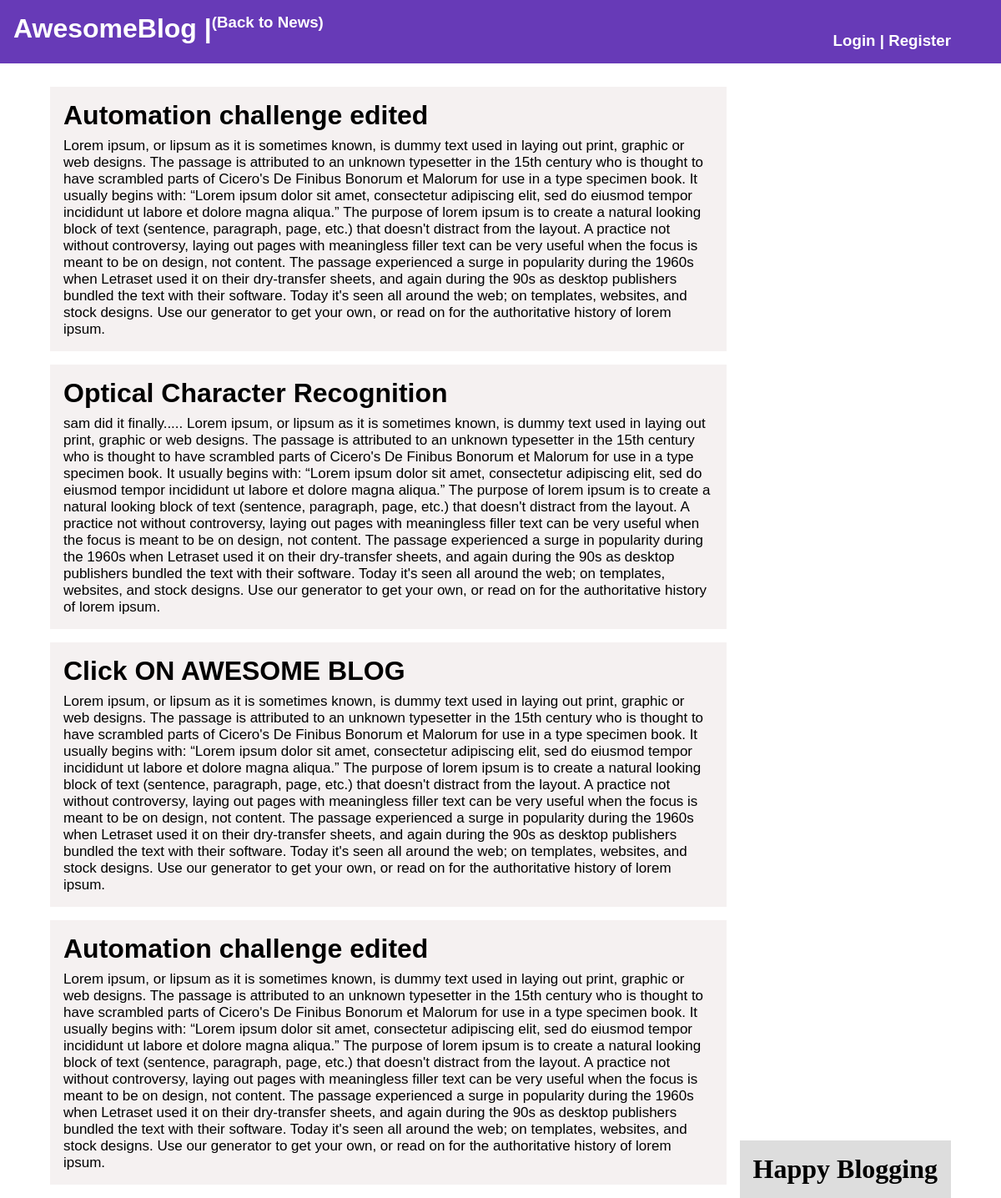
The app's page /blogs/ with its own data.
### blog/models.py (models this page shows, shortened)
class Post(models.Model):
	title = models.CharField(max_length=255)
	author = models.ForeignKey(User,on_delete=models.CASCADE)
	body = models.TextField()

### blog/views.py (the view)
# urls.py: path('',IndexView.as_view(),name= 'home'),
class IndexView(ListView):
	model = Post
	template_name = 'indexblog.html'

### blog/templates/indexblog.html
{% extends 'baseblog.html' %}
{% block content %}
	{% for post in object_list %}
	  	<div class="post_entry">
	  		<h1 class="post_title"><a href="{% url 'post-detail' post.pk %}">{{post.title}}</a></h1>
	  		<p class="post_content">{{post.body}}</p>
	  	</div>
	{% endfor %}
{% endblock  %}

### blog/templates/baseblog.html (shortened to what this page needs)
<!DOCTYPE html>
<html>
<head>
	{% load static %}
	<link rel="stylesheet" type="text/css" href="{% static "css/style.css"%}">
</head>
<body>
	<header class="site_header">
		<div class="site_brand">
			<h1 style="float:left;"><a href="{% url 'home' %}">  AwesomeBlog   </a> |  <h3> <a href="{% url 'newspage' %}">  (Back to News)  </a></h3></h1>
		    <div style="float:right">
		    	{% if user.is_authenticated %}
		    		<a href="{% url 'new' %}"> +New Post </a>|<a href="{% url 'logout' %}"> Logout </a>
				{% else %}
				<h3><a href="{% url 'login' %}" class="mr-sm-2">Login</a> | <a href="{% url 'register' %}">Register</a> </h3>
				{% endif %}
		    </div>
		</div>
	</header>
	<div class="content_wrapper">
		<div class="content">
			{% block content %}{% endblock  %}
		</div>
		<div class="sidebar">
			<div class="widget">
				<h1 class="widget_title">Happy Blogging</h1>
			</div>
		</div>
	</div>
</body>
</html>

### static/css/style.css (style rules this page uses)
* { margin: 0; padding: 0; }
a,a:visited { text-decoration: none; color: #fff; }
.site_header { background: #673ab7; color:#fff; padding:1rem; padding-right: 5%; font-family: sans-serif; overflow: hidden; }
.site_brand { margin:auto; max-width: 100rem; }
.content_wrapper { display: flex; margin: 0 auto ; padding: 1% 5% 0% 5%; max-width: 100rem; margin-top: 1rem; align-items: end; }
.content { flex:1 0 70%; margin-right: 1rem; }
.post_entry { margin-bottom: 1rem; background: #f3eeeecf; padding: 1rem; }
.post_title a { font-family: sans-serif; color:black; text-decoration: none; }
.post_content { font-family: sans-serif; padding-top: 0.5rem; font-size: 17px; }
.sidebar { background: #ddd; padding: 1rem; }

### records on screen
Post: title "Automation challenge edited", body "Lorem ipsum, or lipsum as it is sometimes known, is dummy text used in laying out print, graphic or web designs. The passage is attributed to an unknown typesetter in the 15th century who is thought to have scrambled parts of Cicero's De Finibus Bonorum et Malorum for use in a type specimen book. It usually begins with: “Lorem ipsum dolor sit amet, consectetur adipiscing elit, sed do eiusmod tempor incididunt ut labore et dolore magna aliqua.” The purpose of lorem ipsum is to create a natural looking block of text (sentence, paragraph, page, etc.) that doesn't distract from the layout. A practice not without controversy, laying out pages with meaningless filler text can be very useful when…"
Post: title "Optical Character Recognition", body "sam did it finally..... Lorem ipsum, or lipsum as it is sometimes known, is dummy text used in laying out print, graphic or web designs. The passage is attributed to an unknown typesetter in the 15th century who is thought to have scrambled parts of Cicero's De Finibus Bonorum et Malorum for use in a type specimen book. It usually begins with: “Lorem ipsum dolor sit amet, consectetur adipiscing elit, sed do eiusmod tempor incididunt ut labore et dolore magna aliqua.” The purpose of lorem ipsum is to create a natural looking block of text (sentence, paragraph, page, etc.) that doesn't distract from the layout. A practice not without controversy, laying out pages with meaningless filler text…"
Post: title "Click ON AWESOME BLOG", body "Lorem ipsum, or lipsum as it is sometimes known, is dummy text used in laying out print, graphic or web designs. The passage is attributed to an unknown typesetter in the 15th century who is thought to have scrambled parts of Cicero's De Finibus Bonorum et Malorum for use in a type specimen book. It usually begins with: “Lorem ipsum dolor sit amet, consectetur adipiscing elit, sed do eiusmod tempor incididunt ut labore et dolore magna aliqua.” The purpose of lorem ipsum is to create a natural looking block of text (sentence, paragraph, page, etc.) that doesn't distract from the layout. A practice not without controversy, laying out pages with meaningless filler text can be very useful when…"
Post: title "Automation challenge edited", body "Lorem ipsum, or lipsum as it is sometimes known, is dummy text used in laying out print, graphic or web designs. The passage is attributed to an unknown typesetter in the 15th century who is thought to have scrambled parts of Cicero's De Finibus Bonorum et Malorum for use in a type specimen book. It usually begins with: “Lorem ipsum dolor sit amet, consectetur adipiscing elit, sed do eiusmod tempor incididunt ut labore et dolore magna aliqua.” The purpose of lorem ipsum is to create a natural looking block of text (sentence, paragraph, page, etc.) that doesn't distract from the layout. A practice not without controversy, laying out pages with meaningless filler text can be very useful when…"
